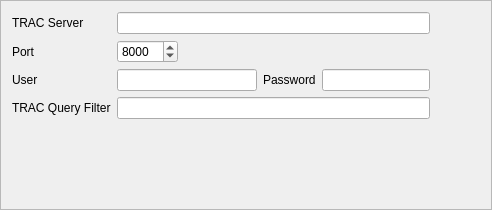
<?xml version="1.0" encoding="UTF-8"?>
<ui version="4.0">
 <class>Trac</class>
 <widget class="QFrame" name="Trac">
  <property name="geometry">
   <rect>
    <x>0</x>
    <y>0</y>
    <width>492</width>
    <height>210</height>
   </rect>
  </property>
  <property name="windowTitle">
   <string>Frame</string>
  </property>
  <property name="frameShape">
   <enum>QFrame::StyledPanel</enum>
  </property>
  <property name="frameShadow">
   <enum>QFrame::Raised</enum>
  </property>
  <layout class="QGridLayout" name="gridLayout">
   <item row="0" column="0">
    <widget class="QLabel" name="labelTracServer">
     <property name="text">
      <string>TRAC Server</string>
     </property>
    </widget>
   </item>
   <item row="0" column="1" colspan="4">
    <widget class="QLineEdit" name="editTracServer"/>
   </item>
   <item row="1" column="0">
    <widget class="QLabel" name="labelTracPort">
     <property name="text">
      <string>Port</string>
     </property>
    </widget>
   </item>
   <item row="1" column="1">
    <widget class="QSpinBox" name="spinBoxTracPort">
     <property name="maximum">
      <number>65535</number>
     </property>
     <property name="value">
      <number>8000</number>
     </property>
    </widget>
   </item>
   <item row="1" column="2">
    <spacer name="horizontalSpacer">
     <property name="orientation">
      <enum>Qt::Horizontal</enum>
     </property>
     <property name="sizeHint" stdset="0">
      <size>
       <width>73</width>
       <height>20</height>
      </size>
     </property>
    </spacer>
   </item>
   <item row="1" column="5">
    <spacer name="horizontalSpacer_3">
     <property name="orientation">
      <enum>Qt::Horizontal</enum>
     </property>
     <property name="sizeHint" stdset="0">
      <size>
       <width>46</width>
       <height>20</height>
      </size>
     </property>
    </spacer>
   </item>
   <item row="2" column="0">
    <widget class="QLabel" name="labelTracUser">
     <property name="text">
      <string>User</string>
     </property>
    </widget>
   </item>
   <item row="2" column="1" colspan="2">
    <widget class="QLineEdit" name="editTracUser"/>
   </item>
   <item row="2" column="3">
    <widget class="QLabel" name="labelTracPassword">
     <property name="text">
      <string>Password</string>
     </property>
    </widget>
   </item>
   <item row="2" column="4">
    <widget class="QLineEdit" name="editTracPassword">
     <property name="echoMode">
      <enum>QLineEdit::Password</enum>
     </property>
    </widget>
   </item>
   <item row="3" column="0">
    <widget class="QLabel" name="labelTracQueryFilter">
     <property name="text">
      <string>TRAC Query Filter</string>
     </property>
    </widget>
   </item>
   <item row="3" column="1" colspan="4">
    <widget class="QLineEdit" name="editTracQueryFilter"/>
   </item>
   <item row="4" column="0">
    <spacer name="verticalSpacer">
     <property name="orientation">
      <enum>Qt::Vertical</enum>
     </property>
     <property name="sizeHint" stdset="0">
      <size>
       <width>20</width>
       <height>80</height>
      </size>
     </property>
    </spacer>
   </item>
  </layout>
 </widget>
 <resources/>
 <connections/>
</ui>
